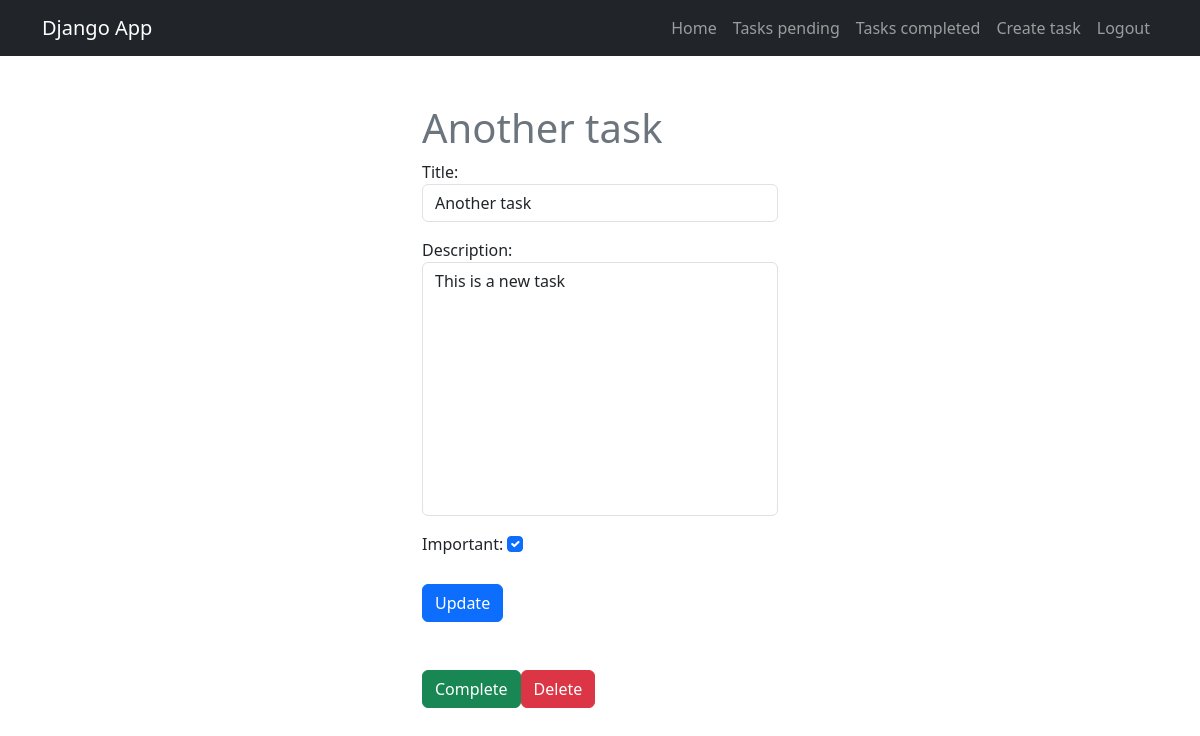
The app's page /tasks/5/ (signed in) with its own data.
### tasks/models.py (models this page shows, shortened)
class Tasks(models.Model):
    title = models.CharField(max_length=100)
    description = models.TextField(blank=True)
    created = models.DateTimeField(auto_now_add=True)
    datecompleted = models.DateTimeField(null=True)
    important = models.BooleanField(default=False)
    user = models.ForeignKey(User, on_delete=models.CASCADE)

### tasks/views.py (the view, shortened to what this page needs)
# urls.py: path('tasks/<int:task_id>/', views.task_detail, name='task_detail'),
@login_required
def task_detail(request, task_id):
    if request.method == 'GET':
            task = get_object_or_404(Tasks, pk=task_id, user=request.user)
            form = TaskForm(instance=task)
            return render(request, 'task_detail.html', {
                'task': task,
                'form': form
            })

### tasks/form.py
class TaskForm(forms.ModelForm):
    class Meta:
        model = Tasks
        fields = ['title', 'description', 'important']
        widgets = {
            'title': forms.TextInput(attrs={'class': 'form-control mb-3', 'placeholder': 'Write a title'}),
            'description': forms.Textarea(attrs={'class': 'form-control mb-3', 'style': 'resize: none', 'placeholder': 'Write a description'}),
            'important': forms.CheckboxInput(attrs={'class': 'form-check-input m-auto mb-3 mt-1'}),
        }

### tasks/templates/task_detail.html (shortened to what this page needs)
{% extends 'base.html' %}
{% block content %}
    <main class="container">
        <div class="row">
            <div class="col-md-4 offset-md-4 mt-5">
                <h1 class="text-secondary">{{task.title}}</h1>
                <form method="POST">
                    {{form.as_p}}
                    <button class="btn btn-primary">
                        Update
                    </button>
                </form>
                <div class="d-flex mt-5">
                    <form action="{% url 'complete_task' task.id %}" method="POST">
                        <button class="btn btn-success">
                            Complete
                        </button>
                    </form>
                    <form action="{% url 'delete_task' task.id %}" method="POST">
                        <button class="btn btn-danger">
                            Delete
                        </button>
                    </form>
                </div>
            </div>
        </div>
    </main>
{% endblock %}

### records on screen
Tasks: title "Another task", description "This is a new task", important "☑"
